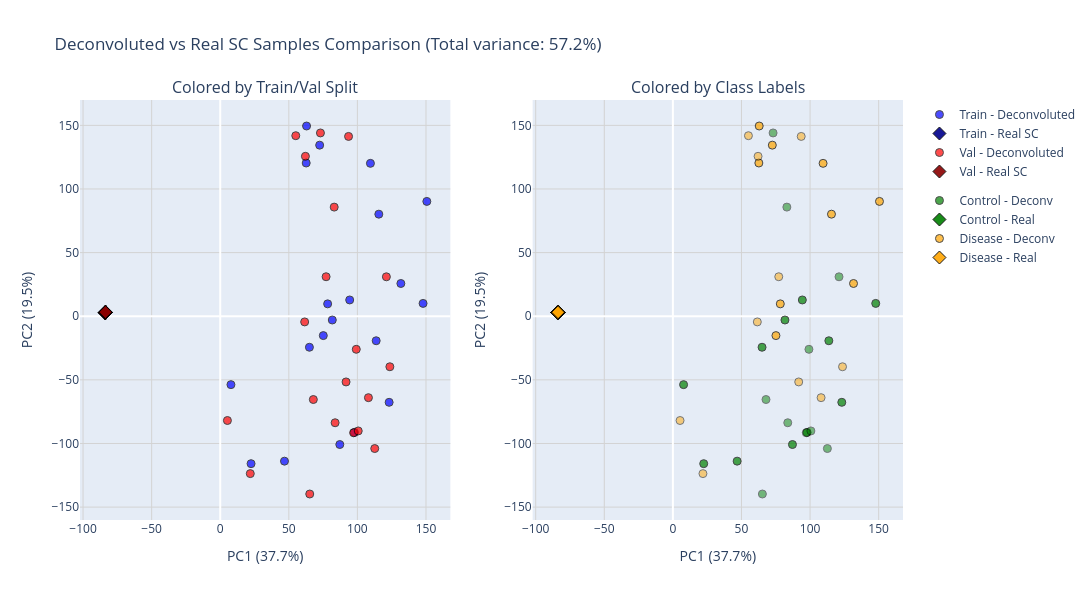

The notebook cell this image was saved under:
### Markdown cell above
### Represent the bulk samples of the Training Set

### Code cell
# After training both GMVAE and BulkEncoder
result = pipeline.visualize_deconvolution_comparison(
    save_path="deconvolution_comparison.png",
    max_samples_per_split=20,  # Adjust as needed
    dim_reduction_method="PCA"
)

### Figure 1 — Plotly figure (JSON) as saved in the notebook; plotly's stock layout.template omitted (floating-point values rounded to 4 significant figures)
{"data": [{"hovertemplate": "%{text}<br>PC1: %{x:.2f}<br>PC2: %{y:.2f}<extra></extra>", "legendgroup": "split", "marker": {"color": "blue", "line": {"color": "black", "width": 1}, "opacity": 0.7, "size": 8, "symbol": "circle"}, "mode": "markers", "name": "Train - Deconvoluted", "showlegend": true, "text": ["Donor: donor_58", "Donor: donor_128", "Donor: donor_87", "Donor: donor_37", "Donor: donor_199", "Donor: donor_72", "Donor: donor_154", "Donor: donor_56", "Donor: donor_78", "Donor: donor_156", "Donor: donor_132", "Donor: donor_127", "Donor: donor_94", "Donor: donor_92", "Donor: donor_112", "Donor: donor_17", "Donor: donor_122", "Donor: donor_123", "Donor: donor_133", "Donor: donor_177"], "type": "scatter", "x": [147.9, 72.48, 81.68, 46.83, 123.1, 87.17, 62.92, 22.47, 109.5, 131.7, 115.6, 65.0, 7.798, 113.7, 150.6, 94.36, 97.8, 62.66, 75.13, 78.3], "xaxis": "x", "y": [10.08, 134.5, -2.972, -113.9, -67.66, -100.8, 149.5, -115.9, 120.1, 25.73, 80.22, -24.39, -53.76, -19.28, 90.23, 12.79, -91.29, 120.4, -15.22, 9.724], "yaxis": "y"}, {"hovertemplate": "%{text}<br>PC1: %{x:.2f}<br>PC2: %{y:.2f}<extra></extra>", "legendgroup": "split", "marker": {"color": "darkblue", "line": {"color": "black", "width": 1}, "opacity": 0.9, "size": 10, "symbol": "diamond"}, "mode": "markers", "name": "Train - Real SC", "showlegend": true, "text": ["Donor: donor_58", "Donor: donor_128", "Donor: donor_87", "Donor: donor_37", "Donor: donor_199", "Donor: donor_72", "Donor: donor_154", "Donor: donor_56", "Donor: donor_78", "Donor: donor_156", "Donor: donor_132", "Donor: donor_127", "Donor: donor_94", "Donor: donor_92", "Donor: donor_112", "Donor: donor_17", "Donor: donor_122", "Donor: donor_123", "Donor: donor_133", "Donor: donor_177"], "type": "scatter", "x": [-83.67, -83.76, -83.68, -83.74, -83.7, -83.67, -83.86, -83.66, -84.12, -84.17, -83.96, -83.62, -83.78, -83.72, -83.87, -83.68, -83.4, -83.6, -83.84, -83.85], "xaxis": "x", "y": [3.192, 2.755, 3.122, 2.974, 3.106, 2.975, 2.84, 2.865, 2.812, 3.025, 2.7, 2.865, 2.907, 3.13, 2.706, 2.875, 3.197, 2.804, 2.69, 2.784], "yaxis": "y"}, {"hovertemplate": "%{text}<br>PC1: %{x:.2f}<br>PC2: %{y:.2f}<extra></extra>", "legendgroup": "split", "marker": {"color": "red", "line": {"color": "black", "width": 1}, "opacity": 0.7, "size": 8, "symbol": "circle"}, "mode": "markers", "name": "Val - Deconvoluted", "showlegend": true, "text": ["Donor: donor_9", "Donor: donor_15", "Donor: donor_27", "Donor: donor_35", "Donor: donor_42", "Donor: donor_45", "Donor: donor_54", "Donor: donor_84", "Donor: donor_85", "Donor: donor_89", "Donor: donor_103", "Donor: donor_106", "Donor: donor_110", "Donor: donor_114", "Donor: donor_130", "Donor: donor_145", "Donor: donor_147", "Donor: donor_164", "Donor: donor_175", "Donor: donor_194"], "type": "scatter", "x": [65.24, 73.04, 67.87, 62.1, 97.22, 83.74, 55.07, 100.6, 121.1, 91.72, 112.6, 5.225, 77.17, 108.0, 93.54, 83.07, 21.91, 123.7, 99.17, 61.55], "xaxis": "x", "y": [-139.7, 144.0, -65.47, 125.7, -91.59, -83.73, 141.9, -90.14, 30.98, -51.64, -104.0, -81.96, 31.03, -64.0, 141.3, 85.75, -123.7, -39.71, -25.99, -4.462], "yaxis": "y"}, {"hovertemplate": "%{text}<br>PC1: %{x:.2f}<br>PC2: %{y:.2f}<extra></extra>", "legendgroup": "split", "marker": {"color": "darkred", "line": {"color": "black", "width": 1}, "opacity": 0.9, "size": 10, "symbol": "diamond"}, "mode": "markers", "name": "Val - Real SC", "showlegend": true, "text": ["Donor: donor_9", "Donor: donor_15", "Donor: donor_27", "Donor: donor_35", "Donor: donor_42", "Donor: donor_45", "Donor: donor_54", "Donor: donor_84", "Donor: donor_85", "Donor: donor_89", "Donor: donor_103", "Donor: donor_106", "Donor: donor_110", "Donor: donor_114", "Donor: donor_130", "Donor: donor_145", "Donor: donor_147", "Donor: donor_164", "Donor: donor_175", "Donor: donor_194"], "type": "scatter", "x": [-83.76, -83.68, -83.77, -84.07, -84.13, -83.95, -83.5, -83.76, -83.52, -83.63, -83.73, -83.8, -83.54, -83.74, -83.67, -83.53, -83.66, -83.95, -83.87, -83.64], "xaxis": "x", "y": [2.836, 3.103, 2.791, 3.027, 2.783, 2.958, 3.146, 2.818, 3.191, 2.896, 3.052, 2.817, 2.87, 2.868, 3.015, 3.051, 3.01, 2.679, 2.768, 3.24], "yaxis": "y"}, {"hovertemplate": "%{text}<br>PC1: %{x:.2f}<br>PC2: %{y:.2f}<extra></extra>", "legendgroup": "class", "marker": {"color": "green", "line": {"color": "black", "width": 1}, "opacity": 0.7, "size": 8, "symbol": "circle"}, "mode": "markers", "name": "Control - Deconv", "showlegend": true, "text": ["Donor: donor_58, Class: Control", "Donor: donor_87, Class: Control", "Donor: donor_37, Class: Control", "Donor: donor_199, Class: Control", "Donor: donor_72, Class: Control", "Donor: donor_56, Class: Control", "Donor: donor_127, Class: Control", "Donor: donor_94, Class: Control", "Donor: donor_92, Class: Control", "Donor: donor_17, Class: Control", "Donor: donor_122, Class: Control"], "type": "scatter", "x": [147.9, 81.68, 46.83, 123.1, 87.17, 22.47, 65.0, 7.798, 113.7, 94.36, 97.8], "xaxis": "x2", "y": [10.08, -2.972, -113.9, -67.66, -100.8, -115.9, -24.39, -53.76, -19.28, 12.79, -91.29], "yaxis": "y2"}, {"hovertemplate": "%{text}<br>PC1: %{x:.2f}<br>PC2: %{y:.2f}<extra></extra>", "legendgroup": "class", "marker": {"color": "green", "line": {"color": "black", "width": 1}, "opacity": 0.9, "size": 10, "symbol": "diamond"}, "mode": "markers", "name": "Control - Real", "showlegend": true, "text": ["Donor: donor_58, Class: Control", "Donor: donor_87, Class: Control", "Donor: donor_37, Class: Control", "Donor: donor_199, Class: Control", "Donor: donor_72, Class: Control", "Donor: donor_56, Class: Control", "Donor: donor_127, Class: Control", "Donor: donor_94, Class: Control", "Donor: donor_92, Class: Control", "Donor: donor_17, Class: Control", "Donor: donor_122, Class: Control"], "type": "scatter", "x": [-83.67, -83.68, -83.74, -83.7, -83.67, -83.66, -83.62, -83.78, -83.72, -83.68, -83.4], "xaxis": "x2", "y": [3.192, 3.122, 2.974, 3.106, 2.975, 2.865, 2.865, 2.907, 3.13, 2.875, 3.197], "yaxis": "y2"}, {"hovertemplate": "%{text}<br>PC1: %{x:.2f}<br>PC2: %{y:.2f}<extra></extra>", "legendgroup": "class", "marker": {"color": "orange", "line": {"color": "black", "width": 1}, "opacity": 0.7, "size": 8, "symbol": "circle"}, "mode": "markers", "name": "Disease - Deconv", "showlegend": true, "text": ["Donor: donor_128, Class: Disease", "Donor: donor_154, Class: Disease", "Donor: donor_78, Class: Disease", "Donor: donor_156, Class: Disease", "Donor: donor_132, Class: Disease", "Donor: donor_112, Class: Disease", "Donor: donor_123, Class: Disease", "Donor: donor_133, Class: Disease", "Donor: donor_177, Class: Disease"], "type": "scatter", "x": [72.48, 62.92, 109.5, 131.7, 115.6, 150.6, 62.66, 75.13, 78.3], "xaxis": "x2", "y": [134.5, 149.5, 120.1, 25.73, 80.22, 90.23, 120.4, -15.22, 9.724], "yaxis": "y2"}, {"hovertemplate": "%{text}<br>PC1: %{x:.2f}<br>PC2: %{y:.2f}<extra></extra>", "legendgroup": "class", "marker": {"color": "orange", "line": {"color": "black", "width": 1}, "opacity": 0.9, "size": 10, "symbol": "diamond"}, "mode": "markers", "name": "Disease - Real", "showlegend": true, "text": ["Donor: donor_128, Class: Disease", "Donor: donor_154, Class: Disease", "Donor: donor_78, Class: Disease", "Donor: donor_156, Class: Disease", "Donor: donor_132, Class: Disease", "Donor: donor_112, Class: Disease", "Donor: donor_123, Class: Disease", "Donor: donor_133, Class: Disease", "Donor: donor_177, Class: Disease"], "type": "scatter", "x": [-83.76, -83.86, -84.12, -84.17, -83.96, -83.87, -83.6, -83.84, -83.85], "xaxis": "x2", "y": [2.755, 2.84, 2.812, 3.025, 2.7, 2.706, 2.804, 2.69, 2.784], "yaxis": "y2"}, {"hovertemplate": "%{text}<br>PC1: %{x:.2f}<br>PC2: %{y:.2f}<extra></extra>", "legendgroup": "class", "marker": {"color": "green", "line": {"color": "black", "width": 1}, "opacity": 0.5, "size": 8, "symbol": "circle"}, "mode": "markers", "name": "Control - Deconv", "showlegend": false, "text": ["Donor: donor_9, Class: Control (Val)", "Donor: donor_15, Class: Control (Val)", "Donor: donor_27, Class: Control (Val)", "Donor: donor_42, Class: Control (Val)", "Donor: donor_45, Class: Control (Val)", "Donor: donor_84, Class: Control (Val)", "Donor: donor_85, Class: Control (Val)", "Donor: donor_103, Class: Control (Val)", "Donor: donor_145, Class: Control (Val)", "Donor: donor_175, Class: Control (Val)"], "type": "scatter", "x": [65.24, 73.04, 67.87, 97.22, 83.74, 100.6, 121.1, 112.6, 83.07, 99.17], "xaxis": "x2", "y": [-139.7, 144.0, -65.47, -91.59, -83.73, -90.14, 30.98, -104.0, 85.75, -25.99], "yaxis": "y2"}, {"hovertemplate": "%{text}<br>PC1: %{x:.2f}<br>PC2: %{y:.2f}<extra></extra>", "legendgroup": "class", "marker": {"color": "green", "line": {"color": "black", "width": 1}, "opacity": 0.7, "size": 10, "symbol": "diamond"}, "mode": "markers", "name": "Control - Real", "showlegend": false, "text": ["Donor: donor_9, Class: Control (Val)", "Donor: donor_15, Class: Control (Val)", "Donor: donor_27, Class: Control (Val)", "Donor: donor_42, Class: Control (Val)", "Donor: donor_45, Class: Control (Val)", "Donor: donor_84, Class: Control (Val)", "Donor: donor_85, Class: Control (Val)", "Donor: donor_103, Class: Control (Val)", "Donor: donor_145, Class: Control (Val)", "Donor: donor_175, Class: Control (Val)"], "type": "scatter", "x": [-83.76, -83.68, -83.77, -84.13, -83.95, -83.76, -83.52, -83.73, -83.53, -83.87], "xaxis": "x2", "y": [2.836, 3.103, 2.791, 2.783, 2.958, 2.818, 3.191, 3.052, 3.051, 2.768], "yaxis": "y2"}, {"hovertemplate": "%{text}<br>PC1: %{x:.2f}<br>PC2: %{y:.2f}<extra></extra>", "legendgroup": "class", "marker": {"color": "orange", "line": {"color": "black", "width": 1}, "opacity": 0.5, "size": 8, "symbol": "circle"}, "mode": "markers", "name": "Disease - Deconv", "showlegend": false, "text": ["Donor: donor_35, Class: Disease (Val)", "Donor: donor_54, Class: Disease (Val)", "Donor: donor_89, Class: Disease (Val)", "Donor: donor_106, Class: Disease (Val)", "Donor: donor_110, Class: Disease (Val)", "Donor: donor_114, Class: Disease (Val)", "Donor: donor_130, Class: Disease (Val)", "Donor: donor_147, Class: Disease (Val)", "Donor: donor_164, Class: Disease (Val)", "Donor: donor_194, Class: Disease (Val)"], "type": "scatter", "x": [62.1, 55.07, 91.72, 5.225, 77.17, 108.0, 93.54, 21.91, 123.7, 61.55], "xaxis": "x2", "y": [125.7, 141.9, -51.64, -81.96, 31.03, -64.0, 141.3, -123.7, -39.71, -4.462], "yaxis": "y2"}, {"hovertemplate": "%{text}<br>PC1: %{x:.2f}<br>PC2: %{y:.2f}<extra></extra>", "legendgroup": "class", "marker": {"color": "orange", "line": {"color": "black", "width": 1}, "opacity": 0.7, "size": 10, "symbol": "diamond"}, "mode": "markers", "name": "Disease - Real", "showlegend": false, "text": ["Donor: donor_35, Class: Disease (Val)", "Donor: donor_54, Class: Disease (Val)", "Donor: donor_89, Class: Disease (Val)", "Donor: donor_106, Class: Disease (Val)", "Donor: donor_110, Class: Disease (Val)", "Donor: donor_114, Class: Disease (Val)", "Donor: donor_130, Class: Disease (Val)", "Donor: donor_147, Class: Disease (Val)", "Donor: donor_164, Class: Disease (Val)", "Donor: donor_194, Class: Disease (Val)"], "type": "scatter", "x": [-84.07, -83.5, -83.63, -83.8, -83.54, -83.74, -83.67, -83.66, -83.95, -83.64], "xaxis": "x2", "y": [3.027, 3.146, 2.896, 2.817, 2.87, 2.868, 3.015, 3.01, 2.679, 3.24], "yaxis": "y2"}], "layout": {"annotations": [{"font": {"size": 16}, "showarrow": false, "text": "Colored by Train/Val Split", "x": 0.225, "xanchor": "center", "xref": "paper", "y": 1, "yanchor": "bottom", "yref": "paper"}, {"font": {"size": 16}, "showarrow": false, "text": "Colored by Class Labels", "x": 0.775, "xanchor": "center", "xref": "paper", "y": 1, "yanchor": "bottom", "yref": "paper"}], "height": 600, "legend": {"orientation": "v", "x": 1.02, "xanchor": "left", "y": 1, "yanchor": "top"}, "showlegend": true, "title": {"text": "Deconvoluted vs Real SC Samples Comparison (Total variance: 57.2%)"}, "width": 1600, "xaxis": {"anchor": "y", "domain": [0, 0.45], "gridcolor": "lightgray", "gridwidth": 1, "showgrid": true, "title": {"text": "PC1 (37.7%)"}}, "xaxis2": {"anchor": "y2", "domain": [0.55, 1], "gridcolor": "lightgray", "gridwidth": 1, "showgrid": true, "title": {"text": "PC1 (37.7%)"}}, "yaxis": {"anchor": "x", "domain": [0, 1], "gridcolor": "lightgray", "gridwidth": 1, "showgrid": true, "title": {"text": "PC2 (19.5%)"}}, "yaxis2": {"anchor": "x2", "domain": [0, 1], "gridcolor": "lightgray", "gridwidth": 1, "showgrid": true, "title": {"text": "PC2 (19.5%)"}}}}
